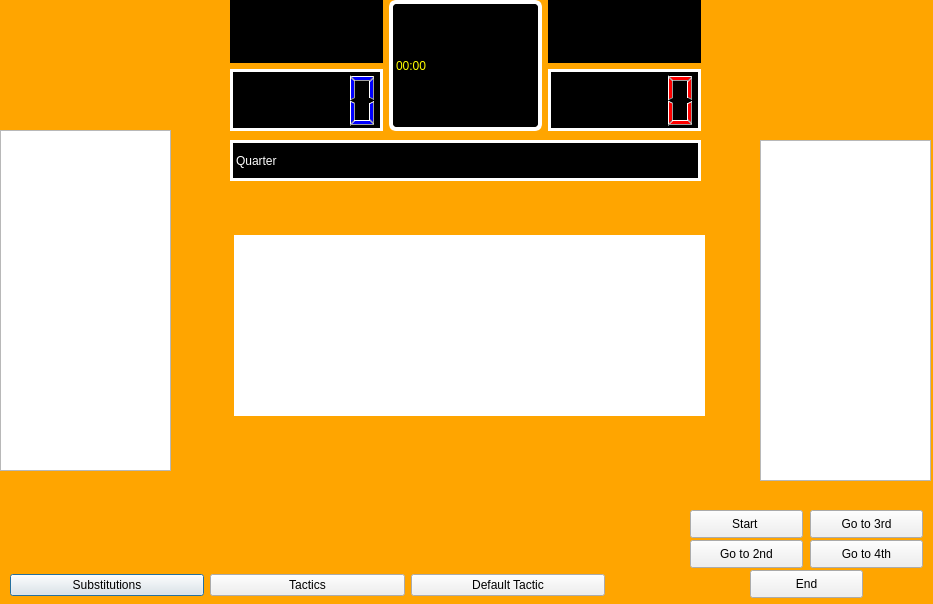
<?xml version="1.0" encoding="UTF-8"?>
<ui version="4.0">
 <class>NextGame</class>
 <widget class="QDialog" name="NextGame">
  <property name="geometry">
   <rect>
    <x>0</x>
    <y>0</y>
    <width>933</width>
    <height>604</height>
   </rect>
  </property>
  <property name="windowTitle">
   <string>Dialog</string>
  </property>
  <property name="styleSheet">

   <string notr="true">QDialog{
background-color:orange;
}</string>

  </property>
  <widget class="QLabel" name="quater">
   <property name="geometry">
    <rect>
     <x>230</x>
     <y>140</y>
     <width>471</width>
     <height>41</height>
    </rect>
   </property>
   <property name="styleSheet">
    <string notr="true">QLabel{
color:rgb(255,255,255);
background-color:rgb(0,0,0);
border: 3px solid white;
}</string>
   </property>
   <property name="text">
    <string>Quarter</string>
   </property>
  </widget>
  <widget class="QWidget" name="layoutWidget">
   <property name="geometry">
    <rect>
     <x>10</x>
     <y>570</y>
     <width>595</width>
     <height>30</height>
    </rect>
   </property>
   <layout class="QHBoxLayout" name="horizontalLayout">
    <item>
     <widget class="QPushButton" name="sub">
      <property name="text">
       <string>Substitutions</string>
      </property>
     </widget>
    </item>
    <item>
     <widget class="QPushButton" name="tactics">
      <property name="text">
       <string>Tactics</string>
      </property>
     </widget>
    </item>
    <item>
     <widget class="QPushButton" name="def_tactic">
      <property name="text">
       <string>Default Tactic</string>
      </property>
     </widget>
    </item>
   </layout>
  </widget>
  <widget class="QListWidget" name="listWidget">
   <property name="geometry">
    <rect>
     <x>0</x>
     <y>130</y>
     <width>171</width>
     <height>341</height>
    </rect>
   </property>
  </widget>
  <widget class="QListWidget" name="listWidget_2">
   <property name="geometry">
    <rect>
     <x>760</x>
     <y>140</y>
     <width>171</width>
     <height>341</height>
    </rect>
   </property>
  </widget>
  <widget class="QWidget" name="layoutWidget">
   <property name="geometry">
    <rect>
     <x>230</x>
     <y>0</y>
     <width>471</width>
     <height>131</height>
    </rect>
   </property>
   <layout class="QHBoxLayout" name="horizontalLayout_2">
    <item>
     <layout class="QVBoxLayout" name="verticalLayout">
      <item>
       <widget class="QLabel" name="away_name">

        <property name="styleSheet">
         <string notr="true">QLabel{
color:rgb(255,255,255);
background-color:rgb(0,0,0);
}</string>
        </property>
        <property name="text">
         <string/>
        </property>
       </widget>
      </item>
      <item>
       <widget class="QLCDNumber" name="away_score">
        <property name="styleSheet">
         <string notr="true">QLCDNumber{
color:rgb(0, 0, 255);
background-color: rgb(0, 0, 0);
border: 3px solid white;
}</string>
        </property>
       </widget>
      </item>
     </layout>
    </item>
    <item>
     <widget class="QLabel" name="time">
      <property name="enabled">
       <bool>true</bool>
      </property>
      <property name="styleSheet">
       <string notr="true">QLabel{
color:yellow;
background-color:rgb(0,0,0);
border: 4px solid white;
border-radius: 7px;
}</string>
      </property>
      <property name="text">
       <string>00:00</string>
      </property>
     </widget>
    </item>
    <item>
     <layout class="QVBoxLayout" name="verticalLayout_2">
      <item>
       <widget class="QLabel" name="home_name">

        <property name="styleSheet">
         <string notr="true">QLabel{
color:rgb(255,255,255);
background-color:rgb(0,0,0);
}</string>

        </property>
        <property name="text">
         <string/>
        </property>
       </widget>
      </item>
      <item>
       <widget class="QLCDNumber" name="home_score">
        <property name="styleSheet">
         <string notr="true">QLCDNumber{
color:rgb(255, 0, 0);
background-color: rgb(0, 0, 0);
border: 3px solid white;
}</string>
        </property>
       </widget>
      </item>
     </layout>
    </item>
   </layout>
  </widget>
  <widget class="QLabel" name="end_msg">
   <property name="geometry">
    <rect>
     <x>310</x>
     <y>510</y>
     <width>321</width>
     <height>31</height>
    </rect>
   </property>
   <property name="text">
    <string/>
   </property>
  </widget>
  <widget class="QPushButton" name="second_q">
   <property name="geometry">
    <rect>
     <x>690</x>
     <y>540</y>
     <width>113</width>
     <height>28</height>
    </rect>
   </property>
   <property name="text">
    <string>Go to 2nd</string>
   </property>
  </widget>
  <widget class="QPushButton" name="start">
   <property name="geometry">
    <rect>
     <x>690</x>
     <y>510</y>
     <width>113</width>
     <height>28</height>
    </rect>
   </property>
   <property name="text">
    <string>Start </string>
   </property>
  </widget>
  <widget class="QPushButton" name="third_q">
   <property name="geometry">
    <rect>
     <x>810</x>
     <y>510</y>
     <width>113</width>
     <height>28</height>
    </rect>
   </property>
   <property name="text">
    <string>Go to 3rd</string>
   </property>
  </widget>
  <widget class="QPushButton" name="fourth_q">
   <property name="geometry">
    <rect>
     <x>810</x>
     <y>540</y>
     <width>113</width>
     <height>28</height>
    </rect>
   </property>
   <property name="text">
    <string>Go to 4th</string>
   </property>
  </widget>
  <widget class="QPushButton" name="end_game">
   <property name="geometry">
    <rect>
     <x>750</x>
     <y>570</y>
     <width>113</width>
     <height>28</height>
    </rect>
   </property>
   <property name="text">
    <string>End</string>
   </property>
  </widget>
  <widget class="QLabel" name="comments">
   <property name="geometry">
    <rect>
     <x>234</x>
     <y>235</y>
     <width>471</width>
     <height>181</height>
    </rect>
   </property>
   <property name="styleSheet">
    <string notr="true">background-color: rgb(255, 255, 255);</string>
   </property>
   <property name="text">
    <string/>
   </property>
  </widget>
 </widget>
 <resources/>
 <connections/>
</ui>
